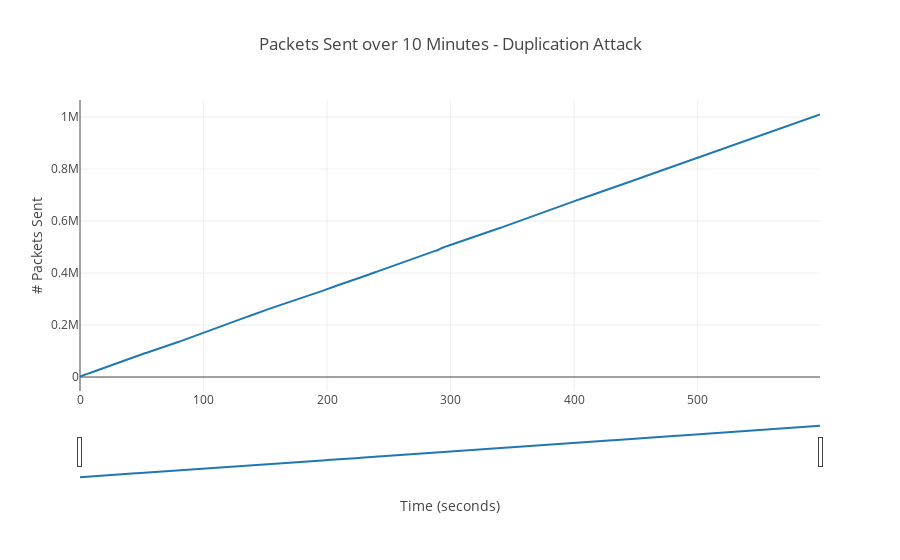

Notebook code cell kept with this figure:
### Code cell
data = [go.Scatter(
          x=np.arange(0, 600),
          y=getPacketsSent(df_dup))]

layout = dict(
    title="Packets Sent over 10 Minutes - Duplication Attack",
    xaxis=dict(
        title='Time (seconds)',
        rangeslider=dict(
            visible = True
        )
    ), 
    yaxis=dict(
        title='# Packets Sent'
    )
)

iplot(dict(data=data, layout=layout))

### Figure 1 — Plotly figure (JSON) as saved in the notebook; plotly's stock layout.template omitted (floating-point values rounded to 4 significant figures; data arrays with more than 128 entries replaced by an {"elided": "..."} marker saying what was removed)
{"data": [{"type": "scatter", "uid": "c8b8d02e-4e2e-46d8-be77-daf3a40c1479", "x": {"elided": "600 int values"}, "y": {"elided": "600 int values"}}], "layout": {"title": {"text": "Packets Sent over 10 Minutes - Duplication Attack"}, "xaxis": {"rangeslider": {"visible": true}, "title": {"text": "Time (seconds)"}}, "yaxis": {"title": {"text": "# Packets Sent"}}}}
